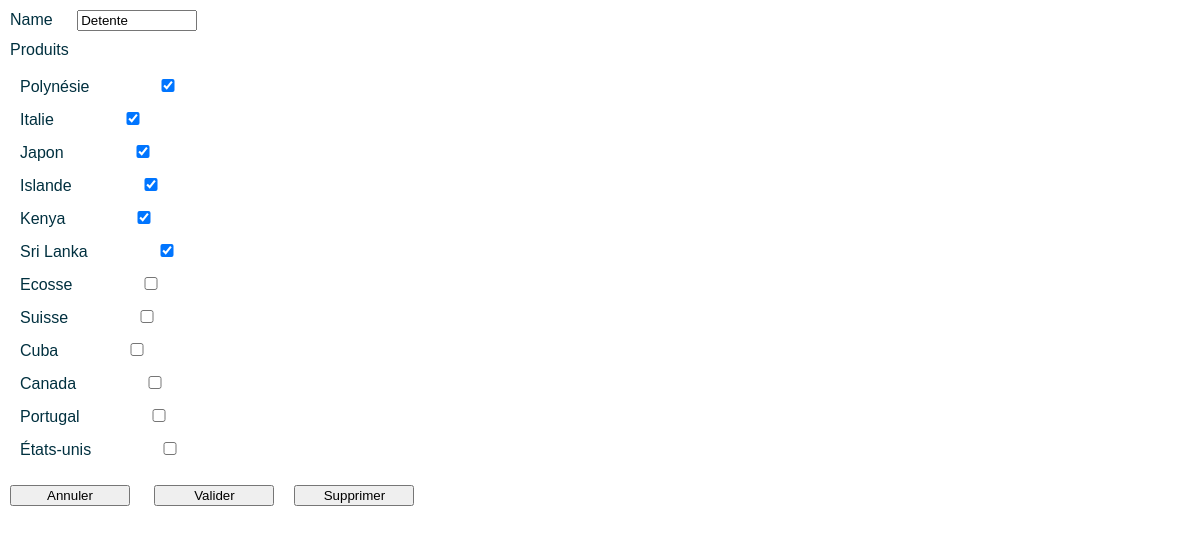
Page /admin/modif_category.php?ID=2 on the committed database.
### tables this page shows
CREATE TABLE IF NOT EXISTS `category` (
  `ID` int(11) NOT NULL AUTO_INCREMENT,
  `name` text NOT NULL,
  PRIMARY KEY (`ID`)
);

CREATE TABLE IF NOT EXISTS `product` (
  `ID` int(11) NOT NULL AUTO_INCREMENT,
  `name` text NOT NULL,
  `price` float NOT NULL,
  `img` text NOT NULL,
  PRIMARY KEY (`ID`)
);

### admin/modif_category.php (the view, shortened to what this page needs)
<?php
$mysqli = mysqli_connect("localhost", "root", "123456", "rush00");
$category_ID = $_GET['ID'];
$query = mysqli_query($mysqli, "SELECT product.* FROM product INNER JOIN product_category ON product_category.ID_product = product.ID WHERE product_category.ID_category = ".$category_ID);
while ($row = mysqli_fetch_assoc($query))
{
	$row['in'] = 'checked';
	$product[] = $row;
}
$query = mysqli_query($mysqli, "SELECT product.* FROM product WHERE product.ID NOT IN( SELECT product_category.ID_product FROM product_category WHERE product_category.ID_category = ".$category_ID.")");
while ($row = mysqli_fetch_assoc($query))
{
	$row['in'] = '';
	$product[] = $row;
}
$query = mysqli_query($mysqli, "SELECT category.* FROM category WHERE category.ID = '".$category_ID."'");
$row = mysqli_fetch_assoc($query);
echo "<head><link rel='stylesheet' href='admin.css'><link rel='stylesheet' href='../rush.css'></head>";
echo "<body>
	<div class=modif>
	<form action='send_category.php' method='get'>
		<inline>Name</inline>
		<input type='text' name='name' value='".$row['name']."'>
		<br/>
		<inline>Produits</inline>
		<div class=checklist>";
foreach ($product as $row)
{
	echo "<inline>".$row['name']."</inline>";
	echo "<input type='checkbox' name='".$row['ID']."' ".$row['in']."><br/>";
}
echo "</div>
		<input type='hidden' name='ID' value='".$_GET['ID']."'>
		<input type='submit' name='submit' value='Annuler'>
		<input type='submit' name='submit' value='Valider'>";
if ($row['ID'])
	echo "<input type='submit' name='submit' value='Supprimer'>";
echo "</form></div></body>";
?>

### admin/admin.css (style rules this page uses)
.modif form * { margin: 10px 10px; }

### rush.css (style rules this page uses)
body { margin : 0; color : #00303F; font-family: 'Quicksand', sans-serif; }
input { width:10%; height10%; }

### rows in the picture
category: name "Detente"
product: name "Polynésie"
product: name "Italie"
product: name "Japon"
product: name "Islande"
product: name "Kenya"
product: name "Sri Lanka"
product: name "Ecosse"
product: name "Suisse"
product: name "Cuba"
product: name "Canada"
product: name "Portugal"
product: name "États-unis"
